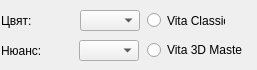
<?xml version="1.0" encoding="UTF-8"?>
<ui version="4.0">
 <class>VitaWidget</class>
 <widget class="QWidget" name="VitaWidget">
  <property name="geometry">
   <rect>
    <x>0</x>
    <y>0</y>
    <width>257</width>
    <height>70</height>
   </rect>
  </property>
  <property name="windowTitle">
   <string>VitaWidget</string>
  </property>
  <widget class="QRadioButton" name="radioClassic">
   <property name="geometry">
    <rect>
     <x>147</x>
     <y>10</y>
     <width>78</width>
     <height>21</height>
    </rect>
   </property>
   <property name="text">
    <string>Vita Classic</string>
   </property>
  </widget>
  <widget class="QRadioButton" name="radioMaster">
   <property name="geometry">
    <rect>
     <x>147</x>
     <y>40</y>
     <width>95</width>
     <height>20</height>
    </rect>
   </property>
   <property name="text">
    <string>Vita 3D Master</string>
   </property>
  </widget>
  <widget class="QComboBox" name="index">
   <property name="geometry">
    <rect>
     <x>80</x>
     <y>10</y>
     <width>60</width>
     <height>21</height>
    </rect>
   </property>
   <property name="sizePolicy">
    <sizepolicy hsizetype="Fixed" vsizetype="Fixed">
     <horstretch>0</horstretch>
     <verstretch>0</verstretch>
    </sizepolicy>
   </property>
   <property name="minimumSize">
    <size>
     <width>60</width>
     <height>0</height>
    </size>
   </property>
   <item>
    <property name="text">
     <string/>
    </property>
   </item>
   <item>
    <property name="text">
     <string>A1</string>
    </property>
   </item>
   <item>
    <property name="text">
     <string>A2</string>
    </property>
   </item>
   <item>
    <property name="text">
     <string>A3</string>
    </property>
   </item>
   <item>
    <property name="text">
     <string>A3,5</string>
    </property>
   </item>
   <item>
    <property name="text">
     <string>A4</string>
    </property>
   </item>
   <item>
    <property name="text">
     <string>B1</string>
    </property>
   </item>
   <item>
    <property name="text">
     <string>B2</string>
    </property>
   </item>
   <item>
    <property name="text">
     <string>B3</string>
    </property>
   </item>
   <item>
    <property name="text">
     <string>B4</string>
    </property>
   </item>
   <item>
    <property name="text">
     <string>C1</string>
    </property>
   </item>
   <item>
    <property name="text">
     <string>C2</string>
    </property>
   </item>
   <item>
    <property name="text">
     <string>C3</string>
    </property>
   </item>
   <item>
    <property name="text">
     <string>C4</string>
    </property>
   </item>
   <item>
    <property name="text">
     <string>D2</string>
    </property>
   </item>
   <item>
    <property name="text">
     <string>D3</string>
    </property>
   </item>
   <item>
    <property name="text">
     <string>D4</string>
    </property>
   </item>
  </widget>
  <widget class="QComboBox" name="chroma_hue">
   <property name="enabled">
    <bool>true</bool>
   </property>
   <property name="geometry">
    <rect>
     <x>79</x>
     <y>40</y>
     <width>60</width>
     <height>21</height>
    </rect>
   </property>
   <property name="sizePolicy">
    <sizepolicy hsizetype="Fixed" vsizetype="Fixed">
     <horstretch>0</horstretch>
     <verstretch>0</verstretch>
    </sizepolicy>
   </property>
   <property name="minimumSize">
    <size>
     <width>60</width>
     <height>0</height>
    </size>
   </property>
  </widget>
  <widget class="QLabel" name="idx_label">
   <property name="geometry">
    <rect>
     <x>1</x>
     <y>10</y>
     <width>70</width>
     <height>21</height>
    </rect>
   </property>
   <property name="minimumSize">
    <size>
     <width>70</width>
     <height>0</height>
    </size>
   </property>
   <property name="text">
    <string>Цвят:</string>
   </property>
  </widget>
  <widget class="QLabel" name="c_label">
   <property name="enabled">
    <bool>true</bool>
   </property>
   <property name="geometry">
    <rect>
     <x>1</x>
     <y>40</y>
     <width>70</width>
     <height>21</height>
    </rect>
   </property>
   <property name="minimumSize">
    <size>
     <width>70</width>
     <height>0</height>
    </size>
   </property>
   <property name="text">
    <string>Нюанс:</string>
   </property>
  </widget>
 </widget>
 <layoutdefault spacing="6" margin="11"/>
 <resources/>
 <connections/>
</ui>
